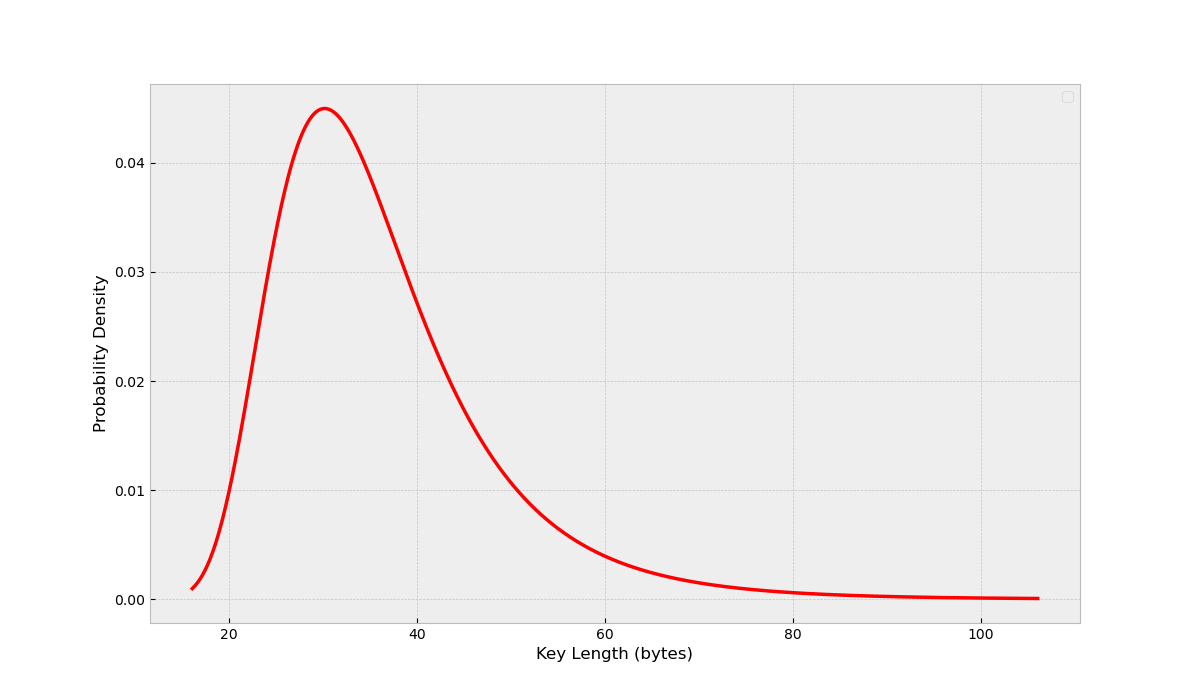

The Python source for this figure:
import numpy as np
import scipy.stats as stats
import matplotlib.pyplot as plt

# Parameters from paper for ETC key size
mu = 30.7984      # location (μ)
sigma = 8.20449   # scale (σ)
k = 0.078688      # shape (k or ξ)

# Scipy uses different sign for k
c = -k

# Define the GEV distribution
gev_dist = stats.genextreme(c, loc=mu, scale=sigma)

# Generate points for the continuous Probability density function curve
x = np.linspace(gev_dist.ppf(0.001), gev_dist.ppf(0.999), 1000)
pdf = gev_dist.pdf(x)

# Visualization
plt.figure(figsize=(12, 7))
plt.style.use('bmh') # A clean style suitable for terminal/tiling WM users

# Plot the continuous PDF
plt.plot(x, pdf, 'r-', lw=2.5)

# Plot the histogram of simulated discrete key sizes
# plt.hist(samples_u32, bins=range(min(samples_u32), max(samples_u32) + 2), 
#          density=True, alpha=0.6, color='#4c72b0', edgecolor='none', 
#          label='Simulated Key Sizes (u32)')

# plt.title('Distribution of Generated Key Sizes')
plt.xlabel('Key Length (bytes)')
plt.ylabel('Probability Density')
plt.legend()
plt.grid(True, which='both', linestyle='--', alpha=0.7)

# Save or show
plt.savefig('etc_key_size.png')
plt.show()
